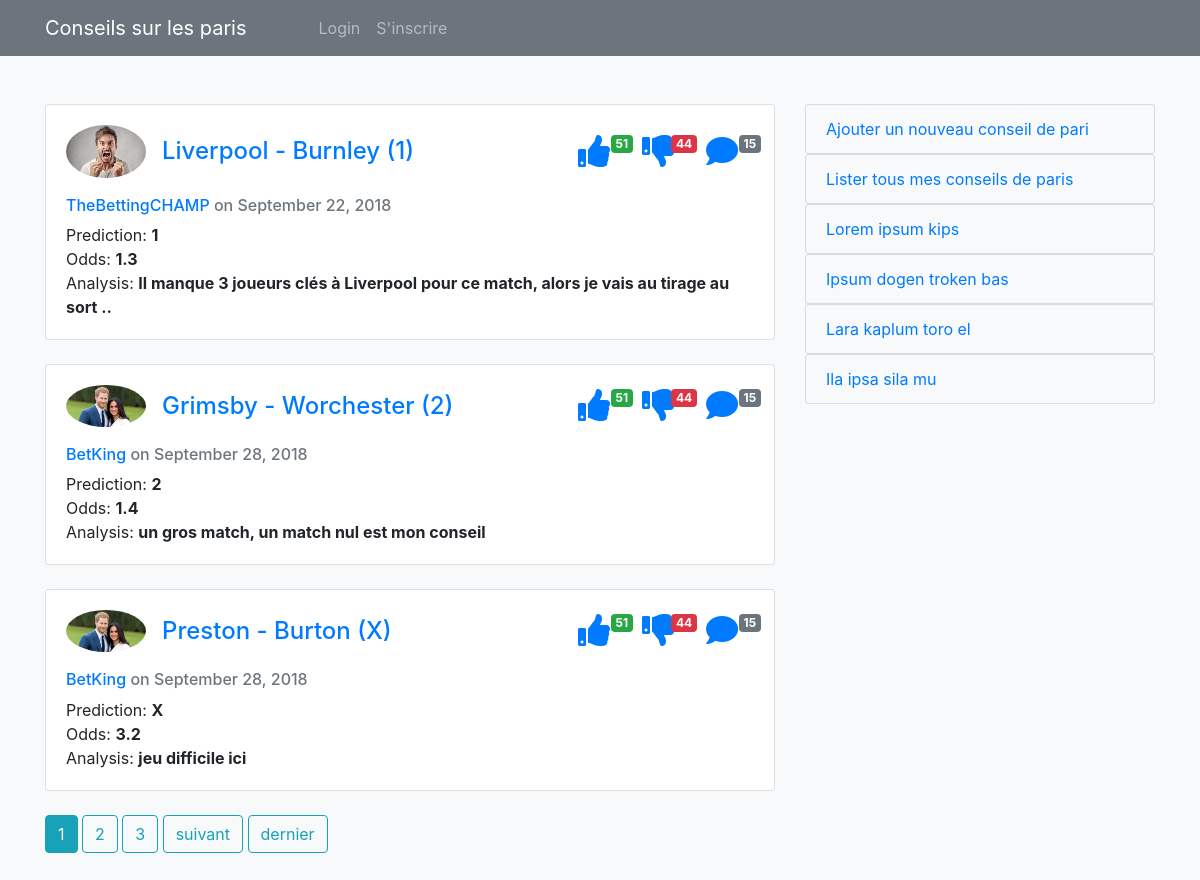
The page / on the database its author committed.
### blog/models.py (models this page shows, shortened)
class BettingTip(models.Model):
    home_team = models.CharField(max_length=30)
    away_team = models.CharField(max_length=30)
    prediction = models.CharField(max_length=10)
    odds = models.FloatField()
    analysis = models.TextField()
    date_posted = models.DateTimeField(default=timezone.now)
    author = models.ForeignKey(User, on_delete=models.CASCADE)
    def get_title(self):
        return self.home_team + ' - ' + self.away_team + ' (' + self.prediction + ')'
    def __str__(self):
        return self.get_title()

### users/models.py (models this page shows, shortened)
class Profile(models.Model):
        user = models.OneToOneField(User, on_delete=models.CASCADE)
        image = models.ImageField(default='default.jpg', upload_to='profile_pics')

### blog/views.py (the view)
# urls.py: path('', HomeListView.as_view(), name='dashboard'),
class HomeListView(ListView):
    model = BettingTip
    template_name = 'blog/home.html'
    context_object_name = 'tips'
    ordering = ['date_posted']
    paginate_by = 3

### blog/templates/blog/home.html
{% extends "blog/base.html" %}
{% block content %}
<div class="container py-5">
  <div class="row justify-content-center">
    <div class="col-sm-8">
      {% for tip in tips %}
      <div class="card mb-4">
        <div class="card-body">
          <div class="row align-items-center">
            <div class="col-sm-8 d-flex align-items-center">
              <a href="{% url 'profile-detail' tip.author.username %}"><img src="{{ tip.author.profile.image.url }}" class="rounded-circle" style="width: 80px"></a>
              <a href="{% url 'tip-detail' tip.id %}" class="card-title mb-0 ml-3">
                <h4 class="mb-0">{{ tip }}</h4>
              </a>
            </div>
            {% if tip.author == user %}
            <div class="col-sm-4 d-flex justify-content-end">
              <a class="mx-2" href=""><i class="fas fa-edit fa-2x"></i></a>
              <a class="mx-2" href=""><i class="fas fa-trash fa-2x"></i></a>
            </div>
            {% else %}
            <div class="col-sm-4 d-flex justify-content-end like-comment-section">
              <div class="position-relative mx-2">
                <a class="mx-2" href="#"><i class="fas fa-thumbs-up fa-2x"></i></a>
                <span class="badge badge-success position-absolute">51</span>
              </div>
              <div class="position-relative mx-2">
                <a class="mx-2" href="#"><i class="fas fa-thumbs-down fa-2x"></i></a>
                <span class="badge badge-danger position-absolute">44</span>
              </div>
              <div class="position-relative mx-2">
                <a class="mx-2" href="#"><i class="fas fa-comment fa-2x"></i></a>
                <span class="badge badge-secondary position-absolute">15</span>
              </div>
            </div>
            {% endif %}
          </div>
          <div class="card-content pt-4">
            <h6 class="card-subtitle mb-2 text-muted"><a href="{% url 'profile-detail' tip.author.username %}">{{ tip.author }}</a> on {{ tip.date_posted|date:"F d, Y" }}</h6>
            <span>Prediction: <strong>{{ tip.prediction }}</strong></span><br>
            <span>Odds: <strong>{{ tip.odds }}</strong></span><br>
            <span>Analysis: <strong>{{ tip.analysis }}</strong></span>
          </div>
        </div>
      </div>
      {% endfor %}
      {% include 'blog/pagination.html' %}
    </div>
    {% include 'blog/sidebar.html' %}
  </div>
</div>
{% endblock content %}

### blog/templates/blog/base.html (shortened to what this page needs)
<!doctype html>
<html lang="en">
  <head>
    <link rel="stylesheet" href="https://use.fontawesome.com/releases/v5.3.1/css/all.css">
    <link rel="stylesheet" href="https://stackpath.bootstrapcdn.com/bootstrap/4.1.3/css/bootstrap.min.css">
    {% load static %}
    <link rel="stylesheet" type="text/css" href="{% static 'blog/styles.css' %}">
  </head>
  <body class="bg-light" style="overflow-x: hidden">
    {% include 'blog/header.html' %}
    {% block content %}{% endblock %}
  </body>
</html>

### blog/templates/blog/header.html (shortened to what this page needs)
<nav class="navbar navbar-expand-lg navbar-dark bg-secondary">
  <div class="container">
    <a class="navbar-brand" href="{% url 'dashboard' %}">Conseils sur les paris</a>
    <div class="collapse navbar-collapse ml-5" id="navbarNav">
      <ul class="navbar-nav w-100 position-relative">
            {% if not user.is_authenticated %}
            <li class="nav-item">
              <a class="nav-link" href="{% url 'login' %}">Login</a>
            </li>
            <li class="nav-item">
              <a class="nav-link" href="{% url 'register' %}">S'inscrire</a>
            </li>
            {% endif %}
      </ul>
    </div>
  </div>
</nav>

### blog/templates/blog/pagination.html (shortened to what this page needs)
{% if is_paginated %}
  {% for num in page_obj.paginator.page_range %}
    {% if page_obj.number == num %}
      <a class="btn btn-info" href="?page={{ num }}">{{ num }}</a>
    {% elif num > page_obj.number|add:'-3' and num < page_obj.number|add:'3' %}
      <a class="btn btn-outline-info" href="?page={{ num }}">{{ num }}</a>
    {% endif %}
  {% endfor %}
  {% if page_obj.has_next %}
    <a href="?page={{ page_obj.next_page_number }}" class="btn btn-outline-info">suivant</a>
    <a href="?page={{ page_obj.paginator.num_pages }}" class="btn btn-outline-info">dernier</a>
  {% endif %}
{% endif %}

### blog/templates/blog/sidebar.html
<div class="col-sm-4 custom-sidebar">
  <ul class="list-group">
    <a href="{% url 'tip-create' %}"><li class="list-group-item bg-light">Ajouter un nouveau conseil de pari</li></a>
    <a href="#"><li class="list-group-item bg-light">Lister tous mes conseils de paris</li></a>
    <a href="#"><li class="list-group-item bg-light">Lorem ipsum kips</li></a>
    <a href="#"><li class="list-group-item bg-light">Ipsum dogen troken bas</li></a>
    <a href="#"><li class="list-group-item bg-light">Lara kaplum toro el</li></a>
    <a href="#"><li class="list-group-item bg-light">Ila ipsa sila mu</li></a>
  </ul>
</div>

### blog/static/blog/styles.css (style rules this page uses)
.custom-sidebar { z-index: 1; }
.like-comment-section .badge { right: -15px; }

### rows shown on the page
BettingTip: author.profile.image (picture), home_team+away_team+prediction "Liverpool - Burnley (1)", shows "51", author "TheBettingCHAMP", date_posted "September 22, 2018", prediction "1", odds "1.3", analysis "Il manque 3 joueurs clés à Liverpool pour ce match, alors je vais au tirage au sort .."
BettingTip: author.profile.image (picture), home_team+away_team+prediction "Grimsby - Worchester (2)", shows "51", author "BetKing", date_posted "September 28, 2018", prediction "2", odds "1.4", analysis "un gros match, un match nul est mon conseil"
BettingTip: author.profile.image (picture), home_team+away_team+prediction "Preston - Burton (X)", shows "51", author "BetKing", date_posted "September 28, 2018", prediction "X", odds "3.2", analysis "jeu difficile ici"

### other values the page prints
{{ num }} "1"
{{ num }} "2" "3"
